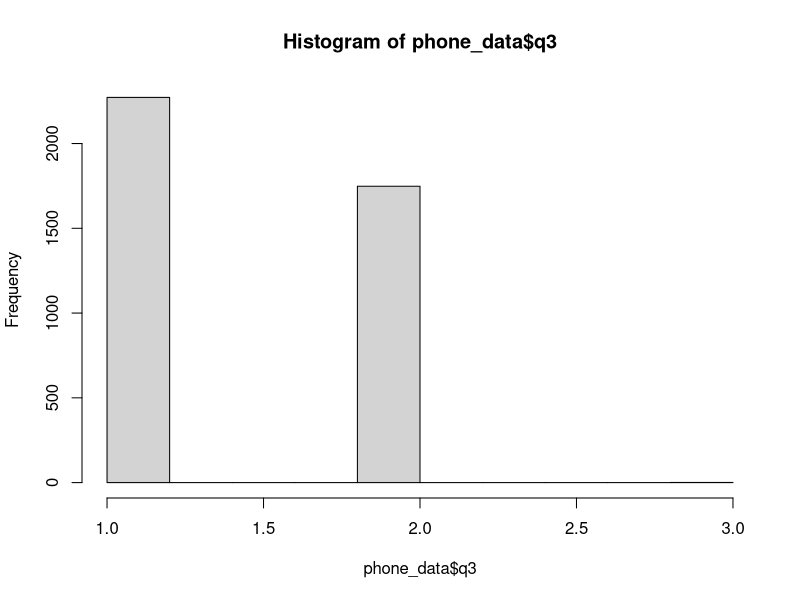
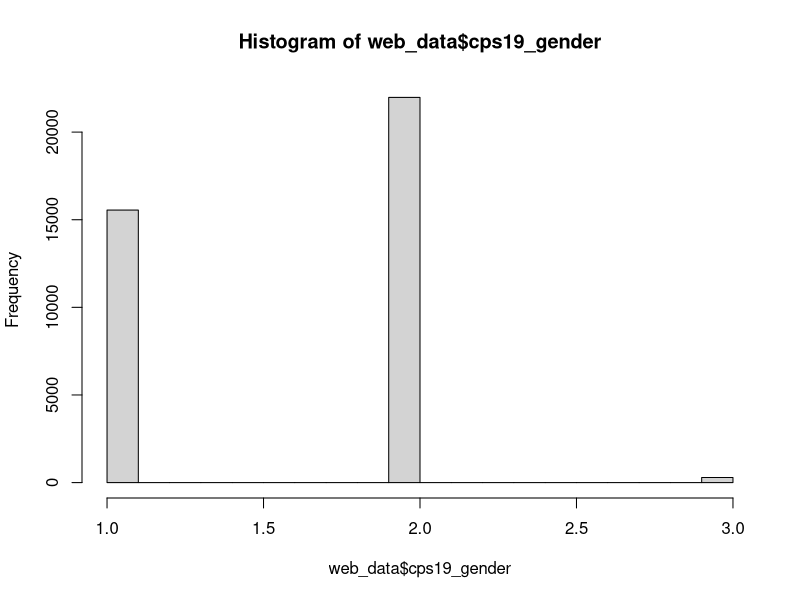

The R source for these figures, in order:
## ---- chunk 1

# Here you can load in and clean the data (you may need to do the cleaning in a separate R script - this is up to you). 
library(tidyverse)

phone_data <- read_csv("ces_phone.csv")
web_data <- read_csv("ces_web.csv")

# You may need additional chunks, in case you want to include some of the cleaning output.

## ---- chunk 2

# Here you can clean the demographic variable data. 

# You may need additional chunks, in case you want to include some of the cleaning output.

## ---- chunk 3

# Here you can clean the outcome variable data. 

# You may need additional chunks, in case you want to include some of the cleaning output.

## ---- chunk 4

# Use this to create your plots/visualization. 

hist(phone_data$q3) 
hist(web_data$cps19_gender)


## ---- chunk 5

# Here you can run code to calculate your Confidence Intervals.

